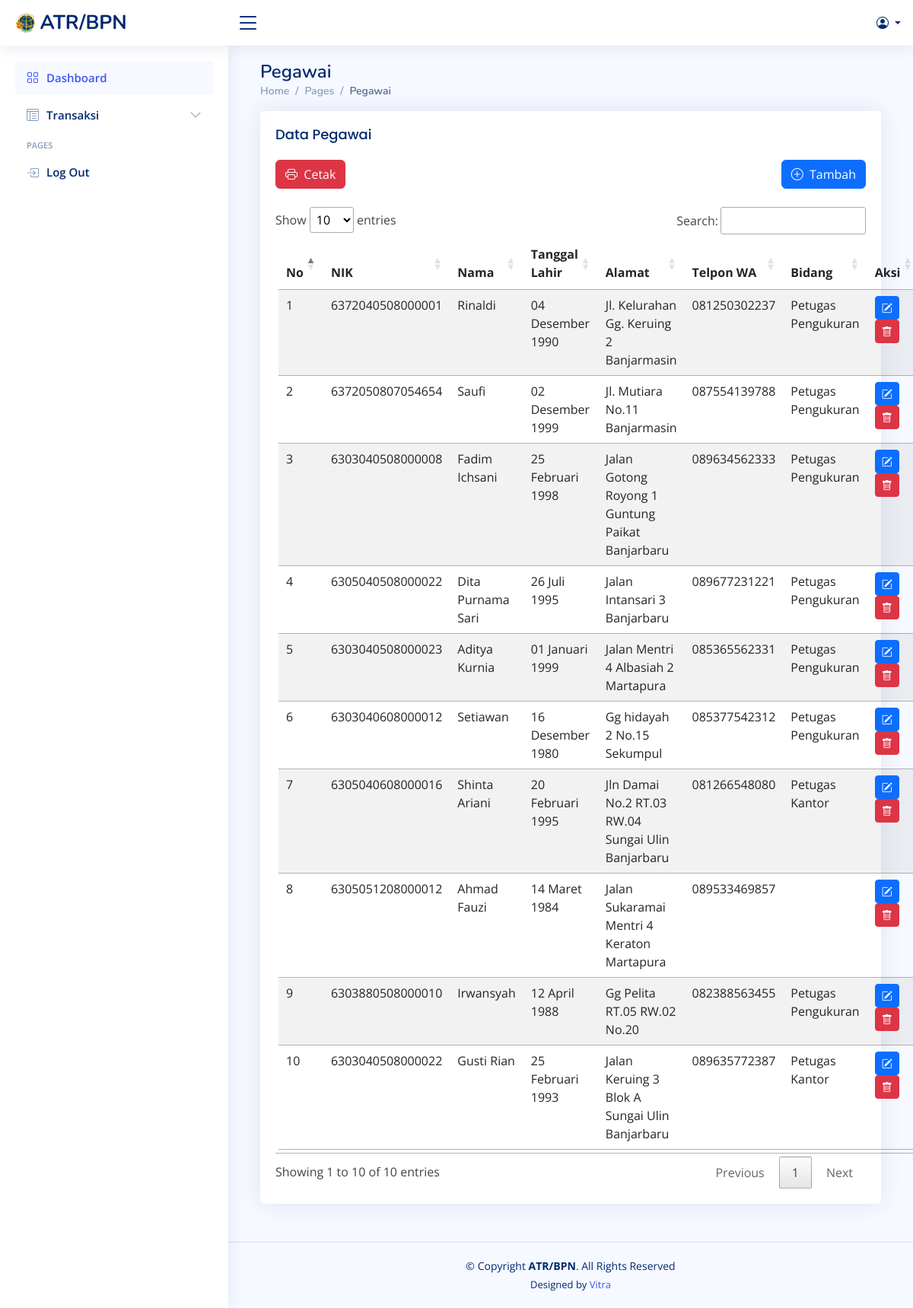
Screenshot of /index.php/pegawai/pegawai with the database file from the repository.
### tables this page shows
CREATE TABLE `pegawai` (
  `id_pegawai` int(11) NOT NULL,
  `nama_pegawai` varchar(30) NOT NULL,
  `nik` varchar(20) NOT NULL,
  `tgl_lahir` date DEFAULT NULL,
  `alamat` varchar(50) NOT NULL,
  `telp` varchar(14) NOT NULL,
  `divisi` varchar(20) NOT NULL
);

### application/controllers/pegawai/Pegawai.php (called while the page is built, shortened)
<?php
class Pegawai extends CI_Controller {
    public function index() {
        $data['title'] = "Pegawai" ;
        $data['pegawai'] = $this->bpnModel->get_data('pegawai')->result();
        $this->load->view('header',$data);
        $this->load->view('navbar');
        $this->load->view('pegawai/pegawai',$data);
        $this->load->view('footer');
    }
}
function tgl_indo($tanggal){
	$bulan = array (
		1 =>   'Januari',
		'Februari',
		'Maret',
		'April',
		'Mei',
		'Juni',
		'Juli',
		'Agustus',
		'September',
		'Oktober',
		'November',
		'Desember'
	);
	$pecahkan = explode('-', $tanggal);
	return $pecahkan[2] . ' ' . $bulan[ (int)$pecahkan[1] ] . ' ' . $pecahkan[0];
}

### index.php (called while the page is built, shortened)
<?php
require_once BASEPATH.'core/CodeIgniter.php';

### application/models/bpnModel.php (called while the page is built, shortened)
<?php
class bpnModel extends CI_model
{
    public function get_data($table){
        return $this->db->get($table);
    }
}
?>

### application/views/pegawai/pegawai.php (the view, shortened to what this page needs)
<main id="main" class="main">
<div class="pagetitle">
  <h1><?= $title ?></h1>
  <nav>
    <ol class="breadcrumb">
      <li class="breadcrumb-item"><a href="index.html">Home</a></li>
      <li class="breadcrumb-item">Pages</li>
      <li class="breadcrumb-item active"><?= $title ?></li>
    </ol>
  </nav>
</div>
<section class="section">
  <div class="row">
    <div class="col-lg-12">
      <div class="card" >
        <div class="card-body">
          <h5 class="card-title">Data Pegawai</h5>
          <table class="p-1 table table-striped dataTable-wrapper dataTable-loading no-footer sortable searchable fixed-columns" id="table_id" width="100%">
          <div class="float-end mb-4">
			    <a href="<?= base_url('pegawai/Pegawai/tambahData');?>" class="btn btn-primary"><i class="bi bi-plus-circle"></i></i>&nbsp;&nbsp;Tambah</a>
			    </div><div class="float-start mb-4">
			    <a href="<?= base_url('pegawai/Pegawai/printpegawai');?>" target="_blank" class="btn btn-danger"><i class="bi bi-printer"></i></i>&nbsp;&nbsp;Cetak</a>
			    </div>
          <thead>
            <tr>
                <th>No</th>
                <th>NIK</th>
                <th>Nama</th>
                <th>Tanggal Lahir</th>
                <th>Alamat</th>
                <th>Telpon WA</th>
                <th>Bidang</th>
                <th>Aksi</th>
            </tr>
          </thead>
          <tbody>
            <?php $no=1; foreach($pegawai as $p) : ?>
            <tr>
              <td><?= $no++ ?></td>
              <td><?= $p->nik ?></td>
              <td><?= $p->nama_pegawai ?></td>
              <td><?= tgl_indo($p->tgl_lahir) ?></td>
              <td><?= $p->alamat ?></td>
              <td><?= $p->telp ?></td>
              <td><?= $p->divisi ?></td>
              <td><a href="<?php echo base_url('pegawai/Pegawai/updateData/'.$p->id_pegawai);?>" class="btn btn-sm btn-primary"><i class="bi bi-pencil-square"></i></a>
              <a onclick="return confirm('Apakah Anda Yakin Menghapus Data Ini ?')" href="<?php echo base_url('pegawai/Pegawai/deleteData/'.$p->id_pegawai);?>" class="btn btn-sm btn-danger"><i class="bi bi-trash"></i></a>
              </td>
            </tr>
            <?php endforeach; ?>
          </tbody>
          </table>
        </div>
      </div>
    </div>
  </div>
</section>
</main>
</div>

### assets/css/style.css (style rules this page uses)
:root { scroll-behavior: smooth; }
body { font-family: "Open Sans", sans-serif; background: #f6f9ff; color: #444444; }
a { color: #4154f1; text-decoration: none; }
h1, h2, h3, h4, h5, h6 { font-family: "Nunito", sans-serif; }
#main { margin-top: 60px; padding: 20px 30px; transition: all 0.3s; }
.pagetitle { margin-bottom: 10px; }
.pagetitle h1 { font-size: 24px; margin-bottom: 0; font-weight: 600; color: #012970; }
.card { margin-bottom: 30px; border: none; border-radius: 5px; box-shadow: 0px 0 30px rgba(1, 41, 112, 0.1); }
.card-title { padding: 20px 0 15px 0; font-size: 18px; font-weight: 500; color: #012970; font-family: "Poppins", sans-serif; }
.card-body { padding: 0 20px 20px 20px; }
.breadcrumb { font-size: 14px; font-family: "Nunito", sans-serif; color: #899bbd; font-weight: 600; }
.breadcrumb a { color: #899bbd; transition: 0.3s; }
.breadcrumb .breadcrumb-item::before { color: #899bbd; }
.breadcrumb .active { color: #51678f; font-weight: 600; }
@media (min-width: 1200px) { #main, #footer { margin-left: 300px; } }

### rows the page displays
pegawai: nik "6372040508000001", nama_pegawai "Rinaldi", tgl_lahir "04 Desember 1990", alamat "Jl. Kelurahan Gg. Keruing 2 Banjarmasin", telp "081250302237", divisi "Petugas Pengukuran"
pegawai: nik "6372050807054654", nama_pegawai "Saufi", tgl_lahir "02 Desember 1999", alamat "Jl. Mutiara No.11 Banjarmasin", telp "087554139788", divisi "Petugas Pengukuran"
pegawai: nik "6303040508000008", nama_pegawai "Fadim Ichsani", tgl_lahir "25 Februari 1998", alamat "Jalan Gotong Royong 1 Guntung Paikat Banjarbaru", telp "089634562333", divisi "Petugas Pengukuran"
pegawai: nik "6305040508000022", nama_pegawai "Dita Purnama Sari", tgl_lahir "26 Juli 1995", alamat "Jalan Intansari 3 Banjarbaru", telp "089677231221", divisi "Petugas Pengukuran"
pegawai: nik "6303040508000023", nama_pegawai "Aditya Kurnia", tgl_lahir "01 Januari 1999", alamat "Jalan Mentri 4 Albasiah 2 Martapura", telp "085365562331", divisi "Petugas Pengukuran"
pegawai: nik "6303040608000012", nama_pegawai "Setiawan", tgl_lahir "16 Desember 1980", alamat "Gg hidayah 2 No.15 Sekumpul", telp "085377542312", divisi "Petugas Pengukuran"
pegawai: nik "6305040608000016", nama_pegawai "Shinta Ariani", tgl_lahir "20 Februari 1995", alamat "Jln Damai No.2 RT.03 RW.04 Sungai Ulin Banjarbaru", telp "081266548080", divisi "Petugas Kantor"
pegawai: nik "6305051208000012", nama_pegawai "Ahmad Fauzi", tgl_lahir "14 Maret 1984", alamat "Jalan Sukaramai Mentri 4 Keraton Martapura", telp "089533469857"
pegawai: nik "6303880508000010", nama_pegawai "Irwansyah", tgl_lahir "12 April 1988", alamat "Gg Pelita RT.05 RW.02 No.20", telp "082388563455", divisi "Petugas Pengukuran"
pegawai: nik "6303040508000022", nama_pegawai "Gusti Rian", tgl_lahir "25 Februari 1993", alamat "Jalan Keruing 3 Blok A Sungai Ulin Banjarbaru", telp "089635772387", divisi "Petugas Kantor"

### other values shown
$title "Pegawai"
